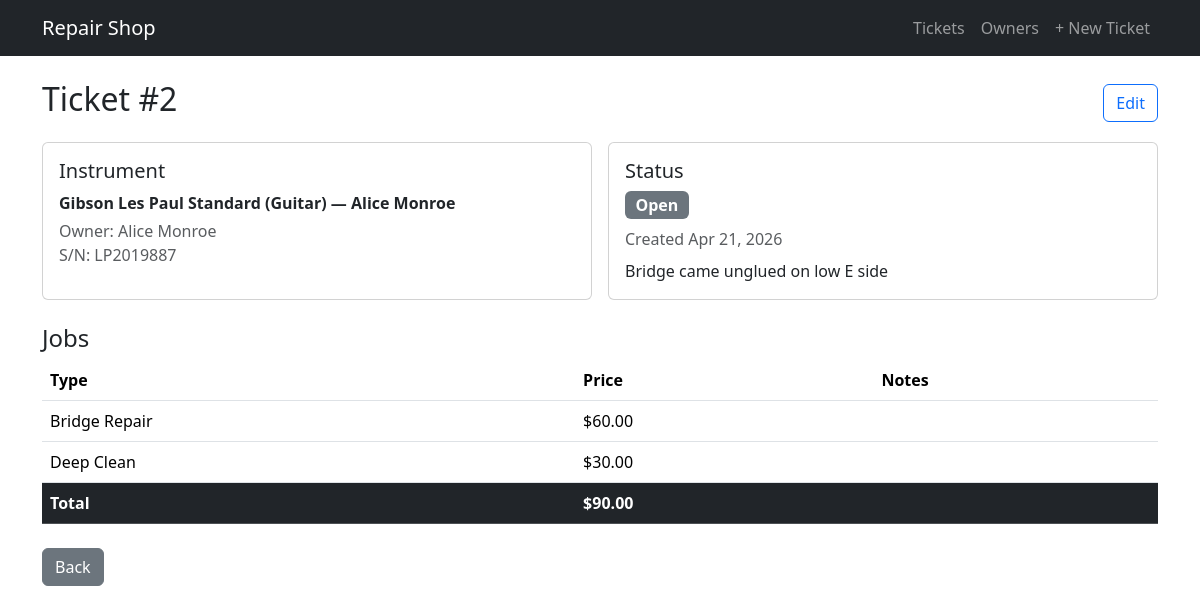
Before: /tickets/2/ with the older database file.
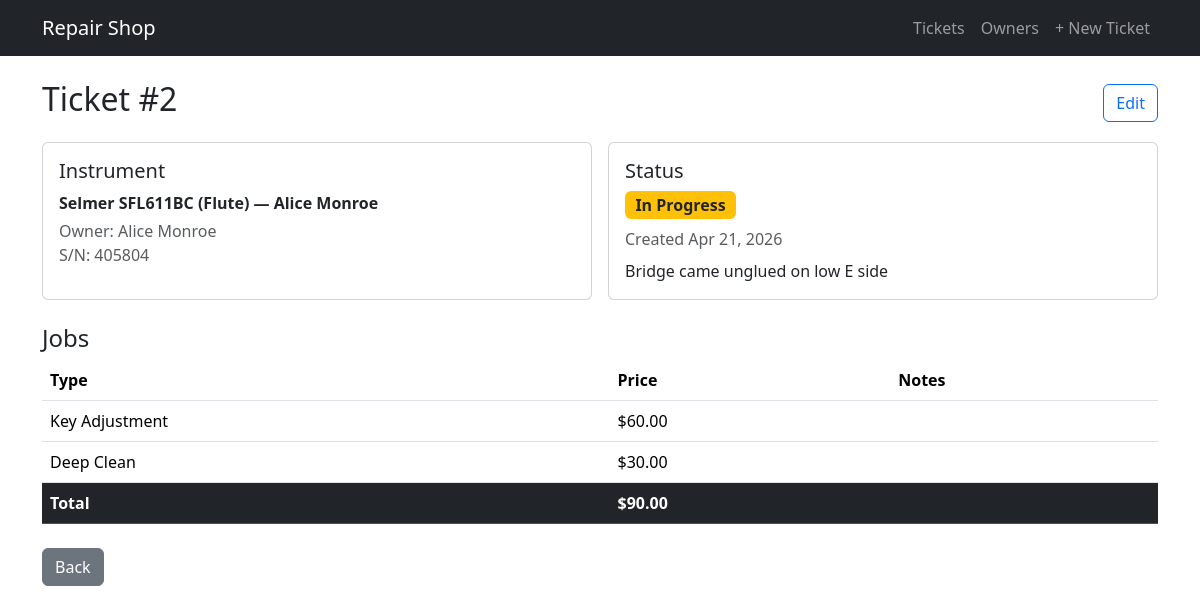
After: the same page with the newer database file.
### repairs/models.py (models this page shows, shortened)
class Ticket(models.Model):
    STATUS_CHOICES = [
        ('open', 'Open'),
        ('in_progress', 'In Progress'),
        ('complete', 'Complete'),
        ('picked_up', 'Picked Up'),
    ]
    instrument = models.ForeignKey(Instrument, on_delete=models.CASCADE, related_name='tickets')
    status = models.CharField(max_length=20, choices=STATUS_CHOICES, default='open')
    created_at = models.DateTimeField(auto_now_add=True)
    notes = models.TextField(blank=True)
    def total(self):
        return sum(j.price for j in self.jobs.all() if j.price is not None)

class Instrument(models.Model):
    owner = models.ForeignKey(Owner, on_delete=models.CASCADE, related_name='instruments')
    instrument_type = models.CharField(max_length=100)
    make = models.CharField(max_length=100, blank=True)
    model = models.CharField(max_length=100, blank=True)
    serial_number = models.CharField(max_length=100, blank=True)
    def __str__(self):
        return f"{self.make} {self.model} ({self.instrument_type}) — {self.owner}"

class Owner(models.Model):
    name = models.CharField(max_length=200)
    phone = models.CharField(max_length=20, blank=True)
    email = models.EmailField(blank=True)
    def __str__(self):
        return self.name

class Job(models.Model):
    ticket = models.ForeignKey(Ticket, on_delete=models.CASCADE, related_name='jobs')
    job_type = models.ForeignKey(JobType, on_delete=models.PROTECT, related_name='jobs')
    price = models.DecimalField(max_digits=8, decimal_places=2, null=True, blank=True)
    notes = models.TextField(blank=True)

class JobType(models.Model):
    name = models.CharField(max_length=200)
    description = models.TextField(blank=True)
    default_price = models.DecimalField(max_digits=8, decimal_places=2, null=True, blank=True)
    def __str__(self):
        return self.name

### repairs/views.py (the view)
# urls.py: path('tickets/<int:pk>/', views.ticket_detail, name='ticket_detail'),
def ticket_detail(request, pk):
    ticket = get_object_or_404(Ticket.objects.select_related('instrument__owner'), pk=pk)
    jobs = ticket.jobs.select_related('job_type')
    return render(request, 'repairs/ticket_detail.html', {'ticket': ticket, 'jobs': jobs})

### repairs/templates/repairs/ticket_detail.html (shortened to what this page needs)
{% extends "repairs/base.html" %}
{% block content %}
<div class="d-flex justify-content-between align-items-center mb-3">
  <h2>Ticket #{{ ticket.pk }}</h2>
  <a href="{% url 'ticket_edit' ticket.pk %}" class="btn btn-outline-primary">Edit</a>
</div>
<div class="row g-3 mb-4">
  <div class="col-md-6">
    <div class="card h-100">
      <div class="card-body">
        <h5 class="card-title">Instrument</h5>
        <p class="mb-1"><strong>{{ ticket.instrument }}</strong></p>
        <p class="mb-0 text-muted">Owner: {{ ticket.instrument.owner }}</p>
        {% if ticket.instrument.serial_number %}
        <p class="mb-0 text-muted">S/N: {{ ticket.instrument.serial_number }}</p>
        {% endif %}
      </div>
    </div>
  </div>
  <div class="col-md-6">
    <div class="card h-100">
      <div class="card-body">
        <h5 class="card-title">Status</h5>
        <span class="badge fs-6
          {% if ticket.status == 'open' %}bg-secondary
          {% elif ticket.status == 'in_progress' %}bg-warning text-dark
          {% elif ticket.status == 'complete' %}bg-success
          {% else %}bg-primary{% endif %}">
          {{ ticket.get_status_display }}
        </span>
        <p class="mt-2 mb-0 text-muted">Created {{ ticket.created_at|date:"M d, Y" }}</p>
        {% if ticket.notes %}
        <p class="mt-2 mb-0">{{ ticket.notes }}</p>
        {% endif %}
      </div>
    </div>
  </div>
</div>
<h4>Jobs</h4>
<table class="table">
  <thead>
    <tr><th>Type</th><th>Price</th><th>Notes</th></tr>
  </thead>
  <tbody>
    {% for job in jobs %}
    <tr>
      <td>{{ job.job_type }}</td>
      <td>{% if job.price %}${{ job.price }}{% else %}—{% endif %}</td>
      <td>{{ job.notes }}</td>
    </tr>
    {% empty %}
    <tr><td colspan="3" class="text-muted">No jobs added yet.</td></tr>
    {% endfor %}
  </tbody>
  {% if ticket.total %}
  <tfoot>
    <tr class="table-dark">
      <td><strong>Total</strong></td>
      <td><strong>${{ ticket.total }}</strong></td>
      <td></td>
    </tr>
  </tfoot>
  {% endif %}
</table>
<a href="{% url 'dashboard' %}" class="btn btn-secondary mt-2">Back</a>
{% endblock %}

Changed rows visible on the page:
changed Ticket "Bridge came unglued on low E side": instrument "Gibson Les Paul Standard (Guitar) — Alice Monroe" → "Selmer SFL611BC (Flute) — Alice Monroe"; instrument.serial_number "LP2019887" → "405804"; status "Open" → "In Progress"
changed through a linked row, Job: job_type "Bridge Repair" → "Key Adjustment"
